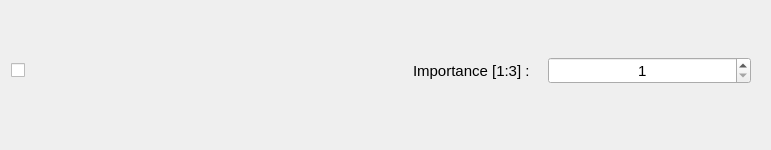
<?xml version="1.0" encoding="UTF-8"?>
<ui version="4.0">
 <class>PhotoConf</class>
 <widget class="QWidget" name="PhotoConf">
  <property name="geometry">
   <rect>
    <x>0</x>
    <y>0</y>
    <width>771</width>
    <height>150</height>
   </rect>
  </property>
  <property name="sizePolicy">
   <sizepolicy hsizetype="Ignored" vsizetype="Preferred">
    <horstretch>0</horstretch>
    <verstretch>0</verstretch>
   </sizepolicy>
  </property>
  <property name="windowTitle">
   <string>PhotoConf</string>
  </property>
  <layout class="QHBoxLayout" name="horizontalLayout">
   <property name="bottomMargin">
    <number>19</number>
   </property>
   <item>
    <widget class="QCheckBox" name="checkButton">
     <property name="sizePolicy">
      <sizepolicy hsizetype="Maximum" vsizetype="Maximum">
       <horstretch>0</horstretch>
       <verstretch>0</verstretch>
      </sizepolicy>
     </property>
     <property name="font">
      <font>
       <family>Ubuntu</family>
       <pointsize>11</pointsize>
      </font>
     </property>
     <property name="text">
      <string/>
     </property>
    </widget>
   </item>
   <item>
    <widget class="QWidget" name="photoPreview" native="true">
     <property name="sizePolicy">
      <sizepolicy hsizetype="MinimumExpanding" vsizetype="MinimumExpanding">
       <horstretch>0</horstretch>
       <verstretch>0</verstretch>
      </sizepolicy>
     </property>
     <property name="font">
      <font>
       <family>Ubuntu</family>
       <pointsize>11</pointsize>
      </font>
     </property>
    </widget>
   </item>
   <item>
    <widget class="QWidget" name="photoWeigth" native="true">
     <property name="sizePolicy">
      <sizepolicy hsizetype="MinimumExpanding" vsizetype="MinimumExpanding">
       <horstretch>0</horstretch>
       <verstretch>0</verstretch>
      </sizepolicy>
     </property>
     <layout class="QHBoxLayout" name="horizontalLayout_2">
      <item>
       <widget class="QLabel" name="labelWeigth">
        <property name="sizePolicy">
         <sizepolicy hsizetype="Minimum" vsizetype="MinimumExpanding">
          <horstretch>0</horstretch>
          <verstretch>0</verstretch>
         </sizepolicy>
        </property>
        <property name="font">
         <font>
          <family>Ubuntu</family>
          <pointsize>11</pointsize>
         </font>
        </property>
        <property name="text">
         <string> Importance [1:3] :   </string>
        </property>
        <property name="alignment">
         <set>Qt::AlignRight|Qt::AlignTrailing|Qt::AlignVCenter</set>
        </property>
       </widget>
      </item>
      <item>
       <widget class="QSpinBox" name="valueWeigth">
        <property name="sizePolicy">
         <sizepolicy hsizetype="MinimumExpanding" vsizetype="Maximum">
          <horstretch>0</horstretch>
          <verstretch>0</verstretch>
         </sizepolicy>
        </property>
        <property name="font">
         <font>
          <family>Ubuntu</family>
          <pointsize>11</pointsize>
         </font>
        </property>
        <property name="focusPolicy">
         <enum>Qt::ClickFocus</enum>
        </property>
        <property name="alignment">
         <set>Qt::AlignCenter</set>
        </property>
        <property name="minimum">
         <number>1</number>
        </property>
        <property name="maximum">
         <number>3</number>
        </property>
       </widget>
      </item>
     </layout>
    </widget>
   </item>
  </layout>
 </widget>
 <resources/>
 <connections/>
</ui>
